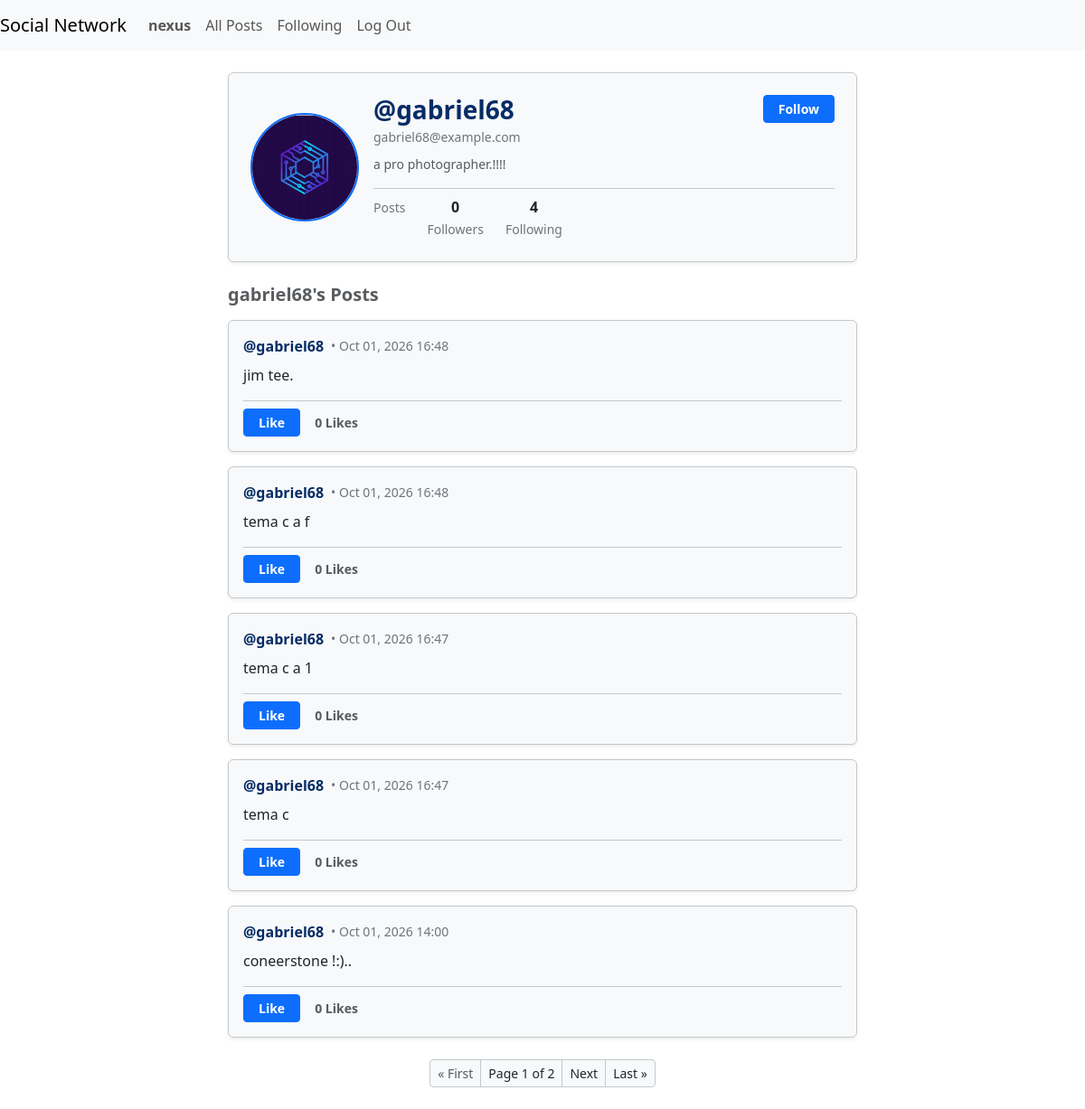
Page /social/profile/gabriel68 (signed in) on the committed database.
### accounts/models.py (models this page shows, shortened)
class User(AbstractUser):
    roles = (
        ("admin","Admin"),
        ("vendor","Vendor"),
        ("customer","Customer"),
        ("social","Social"),
    )
    email = models.EmailField(unique=True)
    role = models.CharField(max_length=32, choices=roles, default="customer")
    picture = models.ImageField(upload_to="accounts/profile/", null=True, blank=True)
    USERNAME_FIELD = "email"
    REQUIRED_FIELDS = ["username"]
    objects = CustomUserManager()
    class Meta:
        indexes = [
            models.Index(fields=["email"], name="user_email_index")
        ]

### social/models.py (models this page shows, shortened)
class Profile(models.Model):
    user = models.OneToOneField(settings.AUTH_USER_MODEL, on_delete=models.CASCADE)
    bio = models.TextField(blank=True)
    profile_picture = models.ImageField(upload_to='social/profile-pics/', blank=True, null=True)

class Post(models.Model):
    user = models.ForeignKey(settings.AUTH_USER_MODEL, on_delete=models.CASCADE)
    content = models.CharField(max_length=256, null=True)
    like_by = models.ManyToManyField(settings.AUTH_USER_MODEL, related_name="likes", blank=True)
    timestamp = models.DateTimeField(auto_now_add=True)
    def like_count(self):
        return self.like_by.count()

### social/views.py (the view)
# urls.py: path("profile/", views.UserProfileViewSet.as_view(), name="user-profile"),
def profile(request, username):
    try:
        user = User.objects.get(username=username)
    except User.DoesNotExist:
        return HttpResponse(f"User '{username}' does not exist.")
    posts = Post.objects.filter(user=user).order_by("-timestamp")
    following = Follow.objects.filter(follower=user).count()
    followers = Follow.objects.filter(following=user).count()
    is_following = None
    if request.user.is_authenticated:
        is_following = Follow.objects.filter(follower=request.user, following=user).exists()
    paginator = Paginator(posts, 5)
    page_number = request.GET.get("page")
    try:
        page_object = paginator.get_page(page_number)
    except PageNotAnInteger:
        page_object = paginator.get_page(1)
    except EmptyPage:
        page_object = paginator.get_page(paginator.num_pages)
    return render(request, "social/profile.html", {
        "profile": user,
        "page_object": page_object,
        "following":following,
        "followers":followers,
        "is_following": is_following,
        "bio": user.profile.bio if hasattr(user, 'profile') else 'no bio yet!',
        "profile_picture_url": user.profile.profile_picture.url if hasattr(user, 'profile') and user.profile.profile_picture else None,
    })

### social/templates/social/profile.html (shortened to what this page needs)
{% extends "social/layout.html" %}
{% load static %}
{% block body %}
<div class="container py-4" style="max-width: 720px;">
    <div class="card border shadow-sm mb-4 bg-body-tertiary text-body border-secondary-subtle">
        <div class="card-body p-4">
            <div class="row align-items-center g-3">
                <div class="col-auto text-center">
                    <div class="position-relative d-inline-block">
                        <img src="{% if profile_picture_url %}{{ profile_picture_url }}{% else %}{% static 'social/images/avatar.jpeg' %}{% endif %}"
                             alt="{{ profile.username }}'s Avatar"
                             class="rounded-circle border border-2 border-primary object-fit-cover profile-picture-element"
                             width="120"
                             height="120">
                    </div>
                </div>
                <div class="col">
                    <div class="d-flex justify-content-between align-items-start flex-wrap gap-2 mb-2">
                        <div>
                            <h3 class="mb-0 fw-bold text-primary-emphasis">@{{ profile.username }}</h3>
                            <small class="text-secondary">{{ profile.email }}</small>
                        </div>
                        <div class="profile-actions">
                            {% if user.is_authenticated %}
                                {% if user != profile %}
                                    {% if is_following %}
                                        <form action="{% url 'unfollow' username=profile.username %}" method="post" class="d-inline">
                                            {% csrf_token %}
                                            <button class="btn btn-outline-danger btn-sm px-3 fw-semibold" type="submit" name="follow-button">
                                                Unfollow
                                            </button>
                                        </form>
                                    {% else %}
                                        <form action="{% url 'follow' username=profile.username %}" method="post" class="d-inline">
                                            <button class="btn btn-primary btn-sm px-3 fw-semibold" type="submit" name="follow-button">
                                                Follow
                                            </button>
                                        </form>
                                    {% endif %}
                                {% else %}
                                    <button type="button" class="btn btn-outline-primary btn-sm px-3 fw-semibold edit-profile-button">
                                        Edit Profile
                                    </button>
                                {% endif %}
                            {% endif %}
                        </div>
                    </div>
                    <p class="profile-bio-element mb-3 text-body-secondary small">
                        {% if bio %}{{ bio }}{% else %}<em class="text-muted">No bio provided.</em>{% endif %}
                    </p>
                    <div class="d-flex gap-4 pt-2 border-top border-secondary-subtle text-center">
                        <div>
                            <small class="text-secondary uppercase fs-7">Posts</small>
                        </div>
                        <div>
                            <strong class="d-block text-body fs-6">{{ followers }}</strong>
                            <small class="text-secondary uppercase fs-7">Followers</small>
                        </div>
                        <div>
                            <strong class="d-block text-body fs-6">{{ following }}</strong>
                            <small class="text-secondary uppercase fs-7">Following</small>
                        </div>
                    </div>
                </div>
            </div>
        </div>
    </div>
    <h5 class="fw-bold mb-3 text-body-secondary">{{ profile.username }}'s Posts</h5>
    <div class="feed-stream">
        {% for post in page_object %}
            <div class="card border shadow-sm mb-3 bg-body-tertiary text-body border-secondary-subtle post-container" data-post-id="{{ post.id }}">
                <div class="card-body p-3">
                    <div class="d-flex justify-content-between align-items-center mb-2">
                        <div class="d-flex align-items-center gap-2">
                            <strong class="text-primary-emphasis">@{{ post.user.username }}</strong>
                            <small class="text-secondary">• {{ post.timestamp|date:"M d, Y H:i" }}</small>
                        </div>
                    </div>
                    <p class="card-text mb-3 post-text" id="post-content-{{ post.id }}" data-post-content="{{ post.content }}">
                        {{ post.content }}
                    </p>
                    <div class="d-flex align-items-center gap-3 pt-2 border-top border-secondary-subtle">
                        {% if user.is_authenticated %}
                            {% if user != post.user %}
                                {% if user in post.like_by.all %}
                                    <button class="btn btn-outline-danger btn-sm px-3 fw-semibold like-button" data-post-id="{{ post.id }}">
                                        Unlike
                                    </button>
                                {% else %}
                                    <button class="btn btn-primary btn-sm px-3 fw-semibold like-button" data-post-id="{{ post.id }}">
                                        Like
                                    </button>
                                {% endif %}
                            {% endif %}
                        {% endif %}
                        <span class="text-body-secondary small fw-semibold">
                            <span class="likes-count" id="likes-count-{{ post.id }}">{{ post.like_count }}</span> Likes
                        </span>
                    </div>
                </div>
            </div>
        {% empty %}
            <div class="text-center py-5 text-secondary border rounded bg-body-tertiary border-secondary-subtle">
                <p class="mb-0">No posts shared yet.</p>
            </div>
        {% endfor %}
    </div>
    {% if page_object.has_other_pages %}
        <nav aria-label="Page navigation" class="mt-4">
            <ul class="pagination pagination-sm justify-content-center mb-0">
                {% if page_object.has_previous %}
                    <li class="page-item">
                        <a class="page-link bg-body-tertiary text-body border-secondary-subtle" href="?page=1">&laquo; First</a>
                    </li>
                    <li class="page-item">
                        <a class="page-link bg-body-tertiary text-body border-secondary-subtle" href="?page={{ page_object.previous_page_number }}">Previous</a>
                    </li>
                {% else %}
                    <li class="page-item disabled">
                        <span class="page-link bg-body-tertiary text-muted border-secondary-subtle">&laquo; First</span>
                    </li>
                {% endif %}
                <li class="page-item disabled">
                    <span class="page-link bg-body-tertiary text-body border-secondary-subtle">
                        Page {{ page_object.number }} of {{ page_object.paginator.num_pages }}
                    </span>
                </li>
                {% if page_object.has_next %}
                    <li class="page-item">
                        <a class="page-link bg-body-tertiary text-body border-secondary-subtle" href="?page={{ page_object.next_page_number }}">Next</a>
                    </li>
                    <li class="page-item">
                        <a class="page-link bg-body-tertiary text-body border-secondary-subtle" href="?page={{ page_object.paginator.num_pages }}">Last &raquo;</a>
                    </li>
                {% else %}
                    <li class="page-item disabled">
                        <span class="page-link bg-body-tertiary text-muted border-secondary-subtle">Last &raquo;</span>
                    </li>
                {% endif %}
            </ul>
        </nav>
    {% endif %}
</div>
{% endblock %}

### social/templates/social/layout.html (shortened to what this page needs)
{% load static %}
<!DOCTYPE html>
<html lang="en">
    <head>
        <link rel="stylesheet" href="{% static 'social/bootstrap-5.3.8-dist/css/bootstrap.min.css' %}">
        <link href="{% static 'social/styles.css' %}" rel="stylesheet">
    </head>
    <body>
        <nav class="navbar navbar-expand-lg navbar-light bg-light">
            <a class="navbar-brand" href="{% url 'index' %}">Social Network</a>
            <div>
              <ul class="navbar-nav mr-auto">
                {% if user.is_authenticated %}
                    <li class="nav-item">
                        <a class="nav-link" href="{% url 'profile' user.username %}"><strong>{{ user.username }}</strong></a>
                    </li>
                {% endif %}
                <li class="nav-item">
                  <a class="nav-link" href="{% url 'index' %}">All Posts</a>
                </li>
                {% if user.is_authenticated %}
                    <li class="nav-item">
                        <a class="nav-link" href="{% url 'following' %}">Following</a>
                    </li>
                    <li class="nav-item">
                        <a class="nav-link" href="{% url 'accounts:logout-view' %}">Log Out</a>
                    </li>
                {% endif %}
              </ul>
            </div>
          </nav>
        <div class="body">
            {% block body %}
            {% endblock %}
        </div>
    </body>
</html>

### rows in the picture
User: username "nexus"
User: username "gabriel68", email "gabriel68@example.com"
Profile: bio "a pro photographer.!!!!"
Post: user.username "gabriel68", timestamp "Oct 01, 2026 16:48", content "jim tee.", like_count "0"
Post: user.username "gabriel68", timestamp "Oct 01, 2026 16:48", content "tema c a f", like_count "0"
Post: user.username "gabriel68", timestamp "Oct 01, 2026 16:47", content "tema c a 1", like_count "0"
Post: user.username "gabriel68", timestamp "Oct 01, 2026 16:47", content "tema c", like_count "0"
Post: user.username "gabriel68", timestamp "Oct 01, 2026 14:00", content "coneerstone !:)..", like_count "0"

### other values in the picture
{{ followers }} "0"
{{ following }} "4"
{{ page_object.number }} "1"
{{ page_object.paginator.num_pages }} "2"
